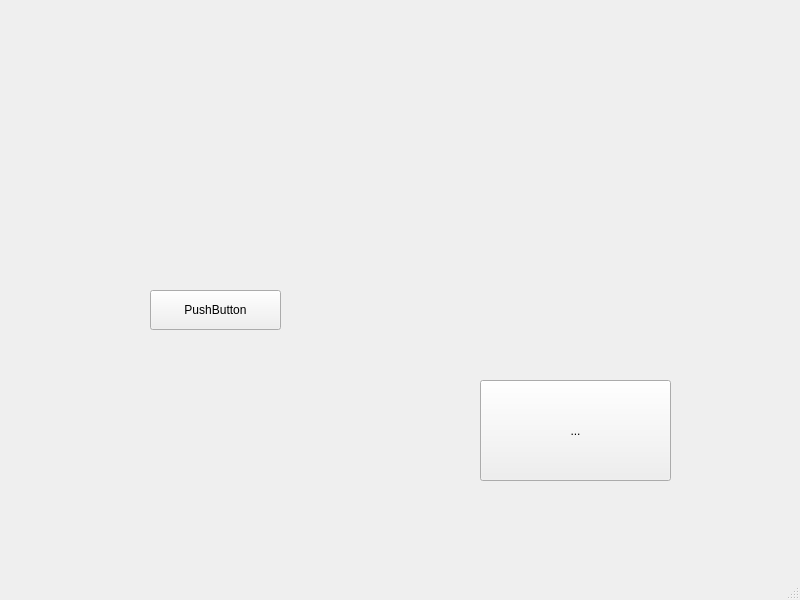
<?xml version="1.0" encoding="UTF-8"?>
<ui version="4.0">
 <class>MainWindow</class>
 <widget class="QMainWindow" name="MainWindow">
  <property name="geometry">
   <rect>
    <x>0</x>
    <y>0</y>
    <width>800</width>
    <height>600</height>
   </rect>
  </property>
  <property name="windowTitle">
   <string>MainWindow</string>
  </property>
  <widget class="QWidget" name="centralwidget">
   <widget class="QPushButton" name="pushButton">
    <property name="geometry">
     <rect>
      <x>150</x>
      <y>290</y>
      <width>131</width>
      <height>40</height>
     </rect>
    </property>
    <property name="text">
     <string>PushButton</string>
    </property>
   </widget>
   <widget class="QToolButton" name="toolButton">
    <property name="geometry">
     <rect>
      <x>480</x>
      <y>380</y>
      <width>191</width>
      <height>101</height>
     </rect>
    </property>
    <property name="text">
     <string>...</string>
    </property>
   </widget>
  </widget>
  <widget class="QMenuBar" name="menubar">
   <property name="geometry">
    <rect>
     <x>0</x>
     <y>0</y>
     <width>800</width>
     <height>34</height>
    </rect>
   </property>
  </widget>
  <widget class="QStatusBar" name="statusbar"/>
 </widget>
 <resources/>
 <connections/>
</ui>
